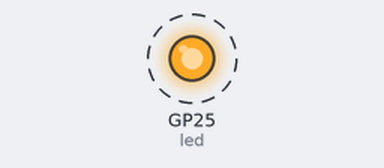
A program run on a simulated Raspberry Pi Pico running MicroPython. On the bench: output pins drawn as LEDs (lit = HIGH). Dashed ring = blinking.

Above: at 0.2 s.
Timing chart, 0 to 3.0 s (numbered marks = the images above):
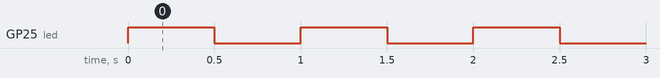

The program:

Blink.py
```python
"""
LED를 0.5초 간격으로 깜박이는 의사 코드

1. LED 핀 설정
2. 무한 루프
    3. LED 켜기
    4. 0.5초 대기
    5. LED 끄기
    6. 0.5초 대기

"""

from machine import Pin
import utime # 시간 관련 라이브러리

# LED 핀 설정
led = Pin("LED", Pin.OUT)


while True:             # 무한 루프
    led.value(1)        # LED 켜기
    utime.sleep(0.5)    # 0.5초 대기
    led.value(0)        # LED 끄기
    utime.sleep(0.5)    # 0.5초 대기
```

Measured:
- by itself, GP25 (led): alternates HIGH for 0.50 s and LOW for 0.50 s
